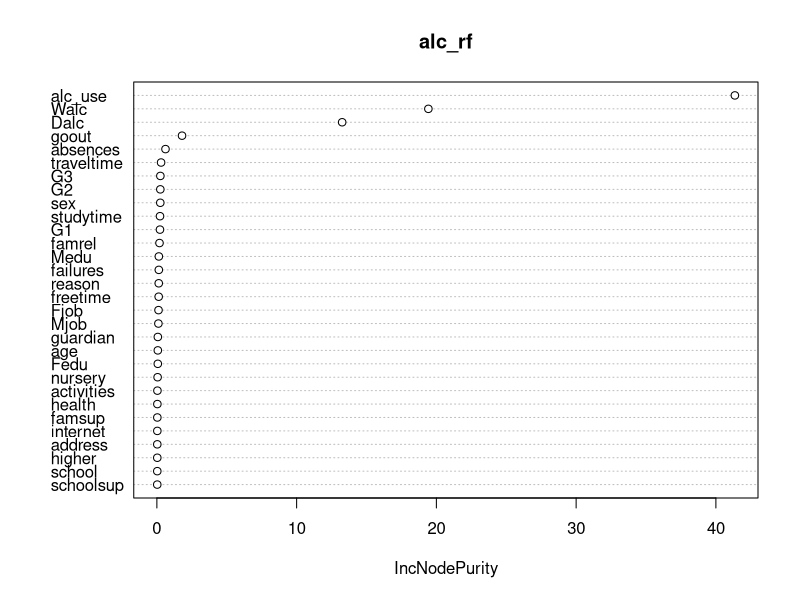
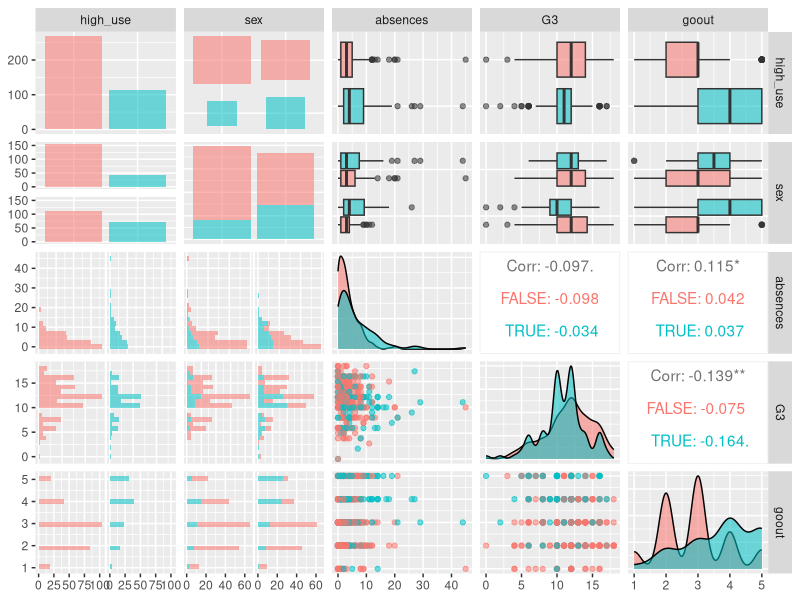
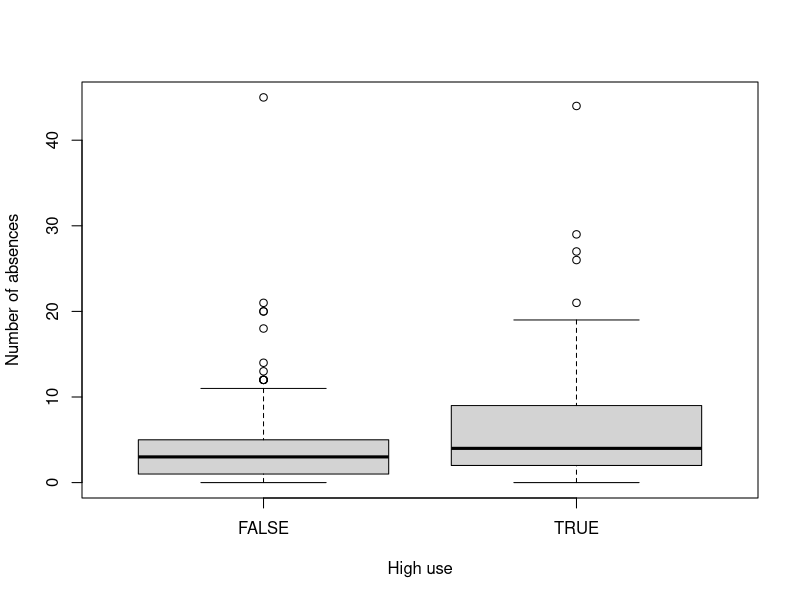
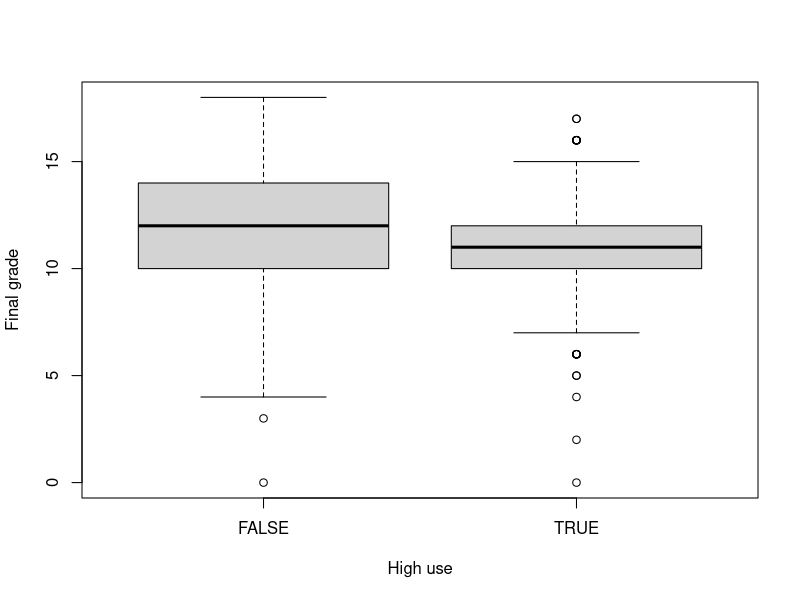
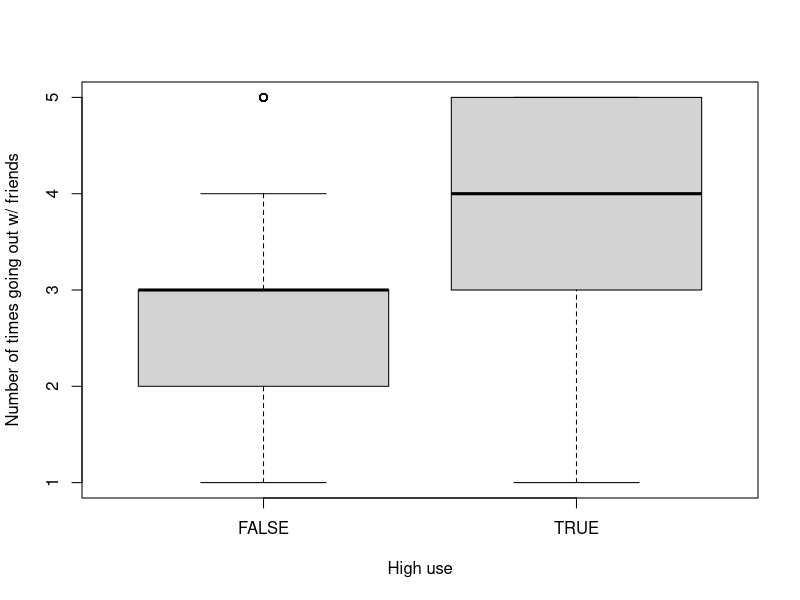
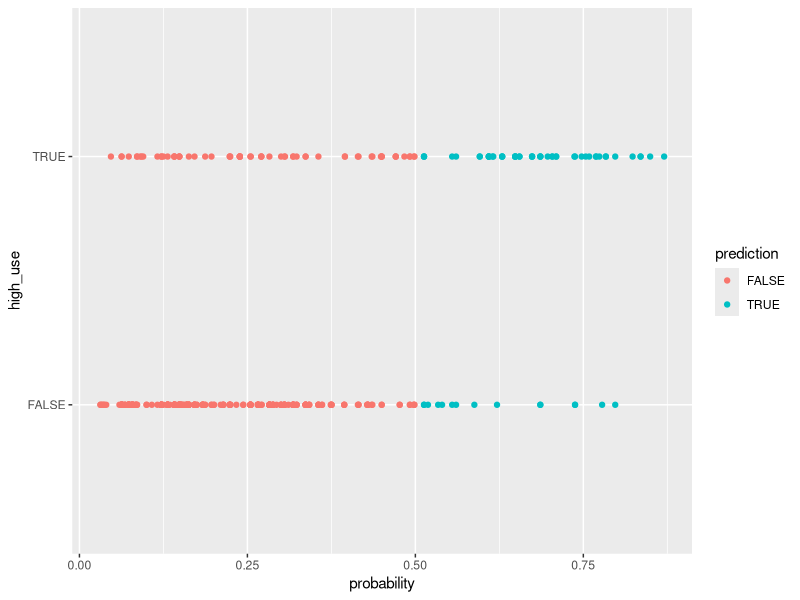

Write R code to recreate these figures, in order.
## ---- chunk 1
library(GGally)
library(randomForest)
library(dplyr)
## ---- chunk 2
alc <- read.table("data/alc_data.txt", sep="\t", header=TRUE)
colnames(alc)
## ---- chunk 3
alc_rf <- randomForest(high_use ~ ., data=alc)
varImpPlot(alc_rf)
## ---- chunk 4
ggpairs(alc[,c("high_use", "sex", "absences", "G3", "goout")],  aes(col=high_use, alpha=0.3), lower = list(combo = wrap("facethist", bins = 20)))
table(high_use = alc$high_use, sex = alc$sex)
boxplot(absences~high_use, data=alc, ylab="Number of absences", xlab="High use")
boxplot(G3~high_use, data=alc, ylab="Final grade", xlab="High use")
boxplot(goout~high_use, data=alc, ylab="Number of times going out w/ friends", xlab="High use")
## ---- chunk 5
m1 <- glm(high_use ~ sex + absences + G3 + goout, data = alc, family = "binomial")
summary(m1)
coef(m1)
OR <- coef(m1) %>% exp()
CI <- confint(m1) %>% exp()
cbind(OR, CI)
## ---- chunk 6
m2 <- glm(high_use ~ sex + absences + goout, data = alc, family = "binomial")
summary(m2)
probabilities <- predict(m2, type = "response")
alc <- mutate(alc, probability = probabilities)
alc <- mutate(alc, prediction = probability > 0.5)
## ---- chunk 7
table(high_use = alc$high_use, prediction = alc$prediction) %>% prop.table() %>% addmargins()
ggplot(alc, aes(y = high_use, x = probability, col=prediction)) + geom_point()
## ---- chunk 8
loss_func <- function(class, prob) {
  n_wrong <- abs(class - prob) > 0.5
  mean(n_wrong)
}
loss_func(alc$high_use, prob=0)
loss_func(alc$high_use, alc$probability)
## ---- chunk 9
library(boot)
cv <- cv.glm(data = alc, cost = loss_func, glmfit = m2, K = 10)
cv$delta[1]
